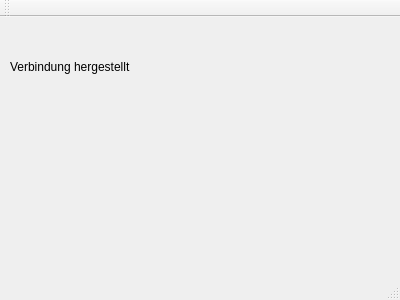
<?xml version="1.0" encoding="UTF-8"?>
<ui version="4.0">
 <class>Server</class>
 <widget class="QMainWindow" name="Server">
  <property name="geometry">
   <rect>
    <x>0</x>
    <y>0</y>
    <width>400</width>
    <height>300</height>
   </rect>
  </property>
  <property name="windowTitle">
   <string>Server</string>
  </property>
  <widget class="QWidget" name="centralWidget">
   <widget class="QLabel" name="connectionLabel">
    <property name="geometry">
     <rect>
      <x>10</x>
      <y>40</y>
      <width>371</width>
      <height>20</height>
     </rect>
    </property>
    <property name="text">
     <string>Verbindung hergestellt</string>
    </property>
   </widget>
  </widget>
  <widget class="QMenuBar" name="menuBar">
   <property name="geometry">
    <rect>
     <x>0</x>
     <y>0</y>
     <width>400</width>
     <height>21</height>
    </rect>
   </property>
  </widget>
  <widget class="QToolBar" name="mainToolBar">
   <attribute name="toolBarArea">
    <enum>TopToolBarArea</enum>
   </attribute>
   <attribute name="toolBarBreak">
    <bool>false</bool>
   </attribute>
  </widget>
  <widget class="QStatusBar" name="statusBar"/>
 </widget>
 <layoutdefault spacing="6" margin="11"/>
 <resources/>
 <connections/>
</ui>
